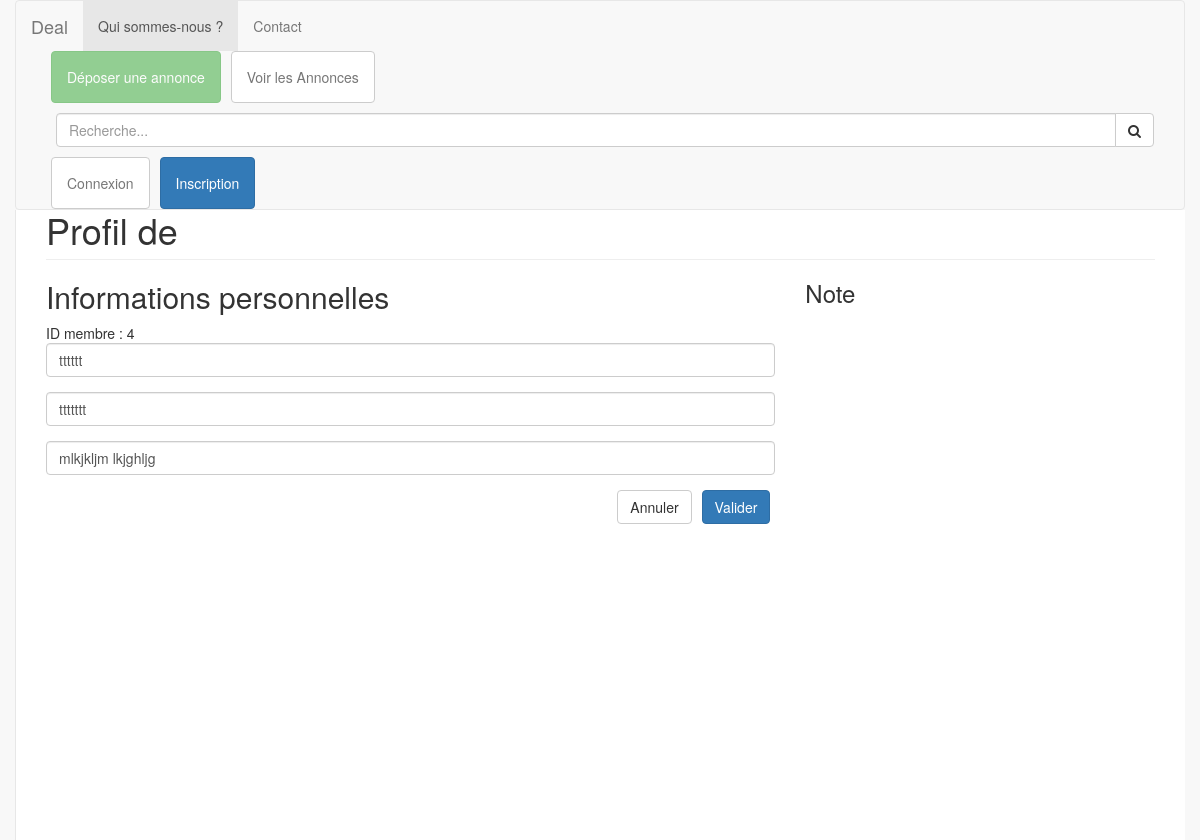
Screenshot of /profil.php?id=4 with the database file from the repository.
### tables this page shows
CREATE TABLE `membre` (
  `id` int(10) unsigned NOT NULL AUTO_INCREMENT,
  `civilite` enum('M.','Mme') NOT NULL,
  `pseudo` varchar(45) NOT NULL,
  `mdp` varchar(255) NOT NULL,
  `nom` varchar(45) NOT NULL,
  `prenom` varchar(45) NOT NULL,
  `telephone` varchar(45) DEFAULT NULL,
  `email` varchar(45) NOT NULL,
  `role` enum('user','admin') NOT NULL,
  `date_enregistrement` datetime NOT NULL DEFAULT CURRENT_TIMESTAMP,
  PRIMARY KEY (`id`),
  UNIQUE KEY `pseudo_UNIQUE` (`pseudo`)
);

### profil.php (the view, shortened to what this page needs)
<?php
require_once __DIR__.'/include/init.php';
$req = <<<EOS
SELECT m.*, m.id idMembre, a.titre titreAnnonce, a.description_courte description_courte,  c.id idCommentaire, c.*
FROM membre m
JOIN annonce a ON a.membre_id = m.id
JOIN commentaire c ON c.annonce_id = a.id
WHERE m.id =
EOS
.(int)$_GET['id'];
$stmt = $pdo->query($req);
$membreTout = $stmt->fetchAll();
foreach ($membreTout as $ligne => $membre) {
}
include __DIR__.('/layout/top.php');
?>
<div id="page-wrapper">
  <div class="row">
    <div class="col-lg-12">
      <h1 class="page-header">
        Profil de <?= getUserFullName(); ?>
      </h1>
    </div>
  </div>
  <div class="row">
    <div class="col-lg-8">
      <h2>Informations personnelles</h2>
      <p>
        ID membre : <?= $membre['idMembre'] ?>
      </p>
      <form method="post">
        <div class="form-group">
          <input name="pseudo" value="<?= $membre['pseudo'] ?>" type="text" class="form-control" id="pseudo" aria-describedby="name" placeholder="<?= $membre['pseudo'] ?>">
        </div>
        <div class="form-group">
          <input name="nom" value="<?= $membre['nom'] ;?>" type="text" class="form-control" id="nom" aria-describedby="name" placeholder="<?= $membre['nom'] ;?>">
        </div>
        <div class="form-group">
          <input name="prenom" value="<?= $membre['prenom'] ;?>" type="text" class="form-control" id="prenom" aria-describedby="name" placeholder="<?= $membre['prenom'] ;?>">
        </div>
        <div class="pull-right">
          <a href="index.php" class="btn btn-default" type="cancel">Annuler</a>
          <button type="submit" class="btn btn-primary pull-right">Valider</button>
        </div>
    </form>
    </div>
    <div class="col-lg-4">
      <h3>Note</h3>
    </div>
  </div>
</div>
<?php
include __DIR__.('/layout/bottom.php');
?>

### rows the page displays
membre: id "4", pseudo "tttttt", nom "ttttttt", prenom "mlkjkljm lkjghljg"
